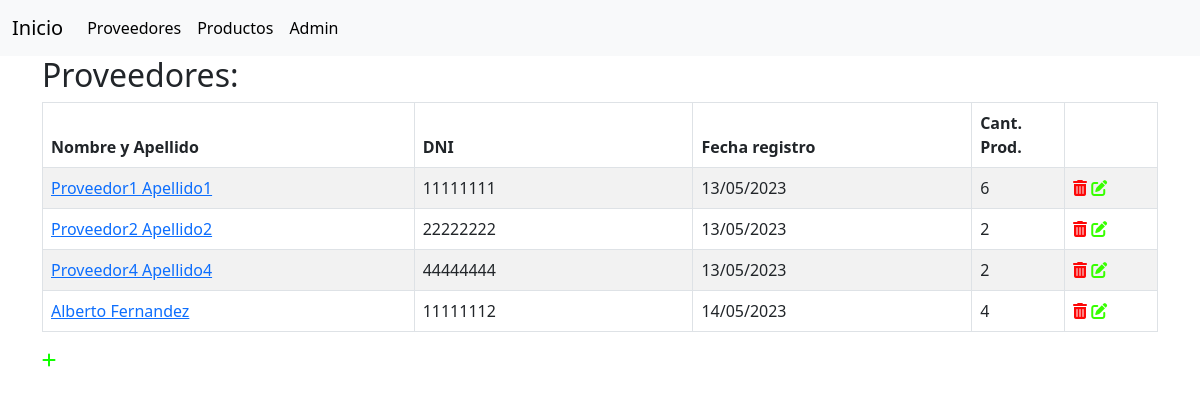
/proveedor/all, run on the app's committed database.
### compra/models.py (models this page shows, shortened)
class Proveedor(models.Model):
    nombre = models.CharField(max_length=50)
    apellido = models.CharField(max_length=50)
    dni = models.IntegerField(unique=True)
    fecha_registro = models.DateTimeField(auto_now_add=True)
    fecha_modificacion = models.DateTimeField(auto_now_add=True)
    def nombre_completo(self):
        return f'{self.nombre} {self.apellido}'

### compra/views.py (the view)
# urls.py: path('proveedor/all', views.proveedores_view, name="proveedores"),
def proveedores_view(request):
    try:
        proveedores = Proveedor.objects.all()
        for p in proveedores:
            p.cant_p = Producto.objects.filter(proveedor=p).count()
    except Exception:
        proveedores = None
    return render(request, 'proveedores.html', {
        'proveedores': proveedores
    })

### compra/templates/proveedores.html (shortened to what this page needs)
{% extends 'base.html' %}
{% block 'content' %}
<h2> Proveedores: </h2>
<table class="table table-striped table-bordered table-responsive table-hover">
    <thead>
        <tr>
            <th>Nombre y Apellido</th>
            <th>DNI</th>
            <th>Fecha registro</th>
            <th>Cant. Prod.</th>
            <th></th>
        </tr>
    </thead>
    <tbody>
    {% for p in proveedores %}
        <tr>
            <td class="col-4"><a href="{% url 'productos-proveedor' p.id %}">{{ p.nombre_completo }}</a></td>
            <td class="col-3">{{ p.dni }}</td>
            <td class="col-3">{{ p.fecha_registro|date:'d/m/Y' }}</td>
            <td class="col-1">{{ p.cant_p }}</td>
            <td class="col-1">
                <a title ="Eliminar {{ p.nombre }}" href="{% url 'proveedor-delete' p.id %}" onclick="return confirm('¿Esta seguro que quiere eliminar el Proveedor?')"><i class="fa-solid fa-trash-can" style="color: #fd0808;"></i></a>
                <a title ="Modifica {{ p.nombre }}" href="{% url 'proveedor-update' p.id %}"><i class="fa-solid fa-pen-to-square" style="color: #37ff00;"></i></a>
            </td>
        </tr>
    {% endfor %}
    </tbody>
</table>
<a title ="Agrega Proveedor" href="{% url 'proveedor-create' %}" ><i class="fa-solid fa-plus" style="color: #11ff00;"></i></a>
{% endblock %}

### data on the page
Proveedor: nombre_completo "Proveedor1 Apellido1", dni "11111111", fecha_registro "13/05/2023", cant_p "6"
Proveedor: nombre_completo "Proveedor2 Apellido2", dni "22222222", fecha_registro "13/05/2023", cant_p "2"
Proveedor: nombre_completo "Proveedor4 Apellido4", dni "44444444", fecha_registro "13/05/2023", cant_p "2"
Proveedor: nombre_completo "Alberto Fernandez", dni "11111112", fecha_registro "14/05/2023", cant_p "4"
